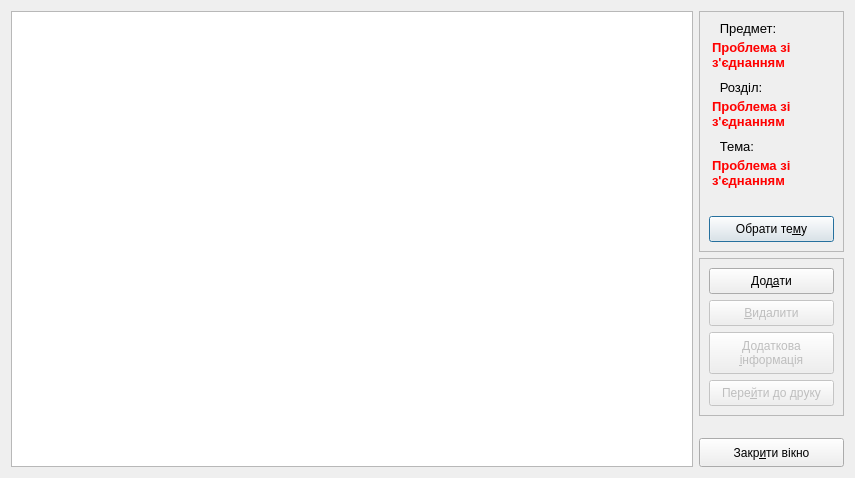
<?xml version="1.0" encoding="UTF-8"?>
<ui version="4.0">
 <class>QuestionaryList</class>
 <widget class="QDialog" name="QuestionaryList">
  <property name="geometry">
   <rect>
    <x>0</x>
    <y>0</y>
    <width>855</width>
    <height>478</height>
   </rect>
  </property>
  <property name="windowTitle">
   <string>Список запитальників</string>
  </property>
  <layout class="QGridLayout" name="gridLayout_4">
   <item row="0" column="0">
    <widget class="QTableWidget" name="tableWidget">
     <property name="sizePolicy">
      <sizepolicy hsizetype="Expanding" vsizetype="Expanding">
       <horstretch>0</horstretch>
       <verstretch>0</verstretch>
      </sizepolicy>
     </property>
     <property name="editTriggers">
      <set>QAbstractItemView::NoEditTriggers</set>
     </property>
     <property name="alternatingRowColors">
      <bool>true</bool>
     </property>
     <property name="selectionMode">
      <enum>QAbstractItemView::SingleSelection</enum>
     </property>
     <property name="selectionBehavior">
      <enum>QAbstractItemView::SelectRows</enum>
     </property>
    </widget>
   </item>
   <item row="0" column="1">
    <layout class="QVBoxLayout" name="verticalLayout" stretch="1,0,0,0">
     <item>
      <widget class="QFrame" name="frame">
       <property name="sizePolicy">
        <sizepolicy hsizetype="Fixed" vsizetype="Fixed">
         <horstretch>0</horstretch>
         <verstretch>0</verstretch>
        </sizepolicy>
       </property>
       <property name="frameShape">
        <enum>QFrame::StyledPanel</enum>
       </property>
       <property name="frameShadow">
        <enum>QFrame::Sunken</enum>
       </property>
       <property name="lineWidth">
        <number>3</number>
       </property>
       <layout class="QGridLayout" name="gridLayout">
        <property name="topMargin">
         <number>9</number>
        </property>
        <property name="verticalSpacing">
         <number>4</number>
        </property>
        <item row="2" column="0">
         <widget class="QLabel" name="lblSubject">
          <property name="sizePolicy">
           <sizepolicy hsizetype="Fixed" vsizetype="Fixed">
            <horstretch>0</horstretch>
            <verstretch>0</verstretch>
           </sizepolicy>
          </property>
          <property name="minimumSize">
           <size>
            <width>125</width>
            <height>0</height>
           </size>
          </property>
          <property name="maximumSize">
           <size>
            <width>110</width>
            <height>16777215</height>
           </size>
          </property>
          <property name="font">
           <font>
            <pointsize>10</pointsize>
            <weight>75</weight>
            <bold>true</bold>
           </font>
          </property>
          <property name="styleSheet">
           <string notr="true">margin-bottom: 6; color: red;</string>
          </property>
          <property name="text">
           <string>Проблема зі з'єднанням</string>
          </property>
          <property name="wordWrap">
           <bool>true</bool>
          </property>
         </widget>
        </item>
        <item row="8" column="0">
         <widget class="QPushButton" name="themeButton">
          <property name="sizePolicy">
           <sizepolicy hsizetype="Minimum" vsizetype="Fixed">
            <horstretch>0</horstretch>
            <verstretch>0</verstretch>
           </sizepolicy>
          </property>
          <property name="minimumSize">
           <size>
            <width>125</width>
            <height>26</height>
           </size>
          </property>
          <property name="text">
           <string>Обрати те&amp;му</string>
          </property>
         </widget>
        </item>
        <item row="3" column="0">
         <widget class="QLabel" name="label_5">
          <property name="sizePolicy">
           <sizepolicy hsizetype="Fixed" vsizetype="Fixed">
            <horstretch>0</horstretch>
            <verstretch>0</verstretch>
           </sizepolicy>
          </property>
          <property name="minimumSize">
           <size>
            <width>110</width>
            <height>0</height>
           </size>
          </property>
          <property name="maximumSize">
           <size>
            <width>110</width>
            <height>16777215</height>
           </size>
          </property>
          <property name="font">
           <font>
            <pointsize>10</pointsize>
           </font>
          </property>
          <property name="text">
           <string>   Розділ:</string>
          </property>
          <property name="alignment">
           <set>Qt::AlignJustify|Qt::AlignVCenter</set>
          </property>
         </widget>
        </item>
        <item row="6" column="0">
         <widget class="QLabel" name="lblTheme">
          <property name="sizePolicy">
           <sizepolicy hsizetype="Fixed" vsizetype="Fixed">
            <horstretch>0</horstretch>
            <verstretch>0</verstretch>
           </sizepolicy>
          </property>
          <property name="minimumSize">
           <size>
            <width>125</width>
            <height>0</height>
           </size>
          </property>
          <property name="maximumSize">
           <size>
            <width>110</width>
            <height>16777215</height>
           </size>
          </property>
          <property name="font">
           <font>
            <pointsize>10</pointsize>
            <weight>75</weight>
            <bold>true</bold>
           </font>
          </property>
          <property name="styleSheet">
           <string notr="true">margin-bottom: 6; color: red;</string>
          </property>
          <property name="text">
           <string>Проблема зі з'єднанням</string>
          </property>
          <property name="wordWrap">
           <bool>true</bool>
          </property>
          <property name="textInteractionFlags">
           <set>Qt::TextEditable</set>
          </property>
         </widget>
        </item>
        <item row="5" column="0">
         <widget class="QLabel" name="label_7">
          <property name="sizePolicy">
           <sizepolicy hsizetype="Fixed" vsizetype="Fixed">
            <horstretch>0</horstretch>
            <verstretch>0</verstretch>
           </sizepolicy>
          </property>
          <property name="minimumSize">
           <size>
            <width>110</width>
            <height>0</height>
           </size>
          </property>
          <property name="maximumSize">
           <size>
            <width>110</width>
            <height>16777215</height>
           </size>
          </property>
          <property name="font">
           <font>
            <pointsize>10</pointsize>
           </font>
          </property>
          <property name="text">
           <string>   Тема:</string>
          </property>
          <property name="alignment">
           <set>Qt::AlignJustify|Qt::AlignVCenter</set>
          </property>
         </widget>
        </item>
        <item row="4" column="0">
         <widget class="QLabel" name="lblSection">
          <property name="sizePolicy">
           <sizepolicy hsizetype="Fixed" vsizetype="Fixed">
            <horstretch>0</horstretch>
            <verstretch>0</verstretch>
           </sizepolicy>
          </property>
          <property name="minimumSize">
           <size>
            <width>125</width>
            <height>0</height>
           </size>
          </property>
          <property name="maximumSize">
           <size>
            <width>110</width>
            <height>16777215</height>
           </size>
          </property>
          <property name="font">
           <font>
            <pointsize>10</pointsize>
            <weight>75</weight>
            <bold>true</bold>
           </font>
          </property>
          <property name="styleSheet">
           <string notr="true">margin-bottom: 6; color: red;</string>
          </property>
          <property name="text">
           <string>Проблема зі з'єднанням</string>
          </property>
          <property name="wordWrap">
           <bool>true</bool>
          </property>
         </widget>
        </item>
        <item row="1" column="0">
         <widget class="QLabel" name="label_8">
          <property name="sizePolicy">
           <sizepolicy hsizetype="Fixed" vsizetype="Fixed">
            <horstretch>0</horstretch>
            <verstretch>0</verstretch>
           </sizepolicy>
          </property>
          <property name="minimumSize">
           <size>
            <width>110</width>
            <height>0</height>
           </size>
          </property>
          <property name="maximumSize">
           <size>
            <width>110</width>
            <height>16777215</height>
           </size>
          </property>
          <property name="font">
           <font>
            <pointsize>10</pointsize>
           </font>
          </property>
          <property name="styleSheet">
           <string notr="true"/>
          </property>
          <property name="text">
           <string>   Предмет:</string>
          </property>
          <property name="alignment">
           <set>Qt::AlignJustify|Qt::AlignVCenter</set>
          </property>
         </widget>
        </item>
        <item row="7" column="0">
         <widget class="QLabel" name="label_9">
          <property name="styleSheet">
           <string notr="true"/>
          </property>
          <property name="text">
           <string/>
          </property>
         </widget>
        </item>
       </layout>
      </widget>
     </item>
     <item>
      <widget class="QFrame" name="frame_2">
       <property name="sizePolicy">
        <sizepolicy hsizetype="Preferred" vsizetype="Fixed">
         <horstretch>0</horstretch>
         <verstretch>0</verstretch>
        </sizepolicy>
       </property>
       <property name="frameShape">
        <enum>QFrame::StyledPanel</enum>
       </property>
       <property name="frameShadow">
        <enum>QFrame::Sunken</enum>
       </property>
       <layout class="QGridLayout" name="gridLayout_2">
        <item row="1" column="0">
         <widget class="QPushButton" name="deleteButton">
          <property name="enabled">
           <bool>false</bool>
          </property>
          <property name="sizePolicy">
           <sizepolicy hsizetype="Preferred" vsizetype="Fixed">
            <horstretch>0</horstretch>
            <verstretch>0</verstretch>
           </sizepolicy>
          </property>
          <property name="minimumSize">
           <size>
            <width>125</width>
            <height>26</height>
           </size>
          </property>
          <property name="text">
           <string>&amp;Видалити</string>
          </property>
         </widget>
        </item>
        <item row="2" column="0">
         <widget class="QPushButton" name="infoButton">
          <property name="enabled">
           <bool>false</bool>
          </property>
          <property name="sizePolicy">
           <sizepolicy hsizetype="Preferred" vsizetype="Fixed">
            <horstretch>0</horstretch>
            <verstretch>0</verstretch>
           </sizepolicy>
          </property>
          <property name="minimumSize">
           <size>
            <width>125</width>
            <height>42</height>
           </size>
          </property>
          <property name="text">
           <string>Додаткова 
&amp;інформація</string>
          </property>
         </widget>
        </item>
        <item row="0" column="0">
         <widget class="QPushButton" name="addButton">
          <property name="sizePolicy">
           <sizepolicy hsizetype="Preferred" vsizetype="Fixed">
            <horstretch>0</horstretch>
            <verstretch>0</verstretch>
           </sizepolicy>
          </property>
          <property name="minimumSize">
           <size>
            <width>125</width>
            <height>26</height>
           </size>
          </property>
          <property name="text">
           <string>Дод&amp;ати</string>
          </property>
         </widget>
        </item>
        <item row="3" column="0">
         <widget class="QPushButton" name="printButton">
          <property name="enabled">
           <bool>false</bool>
          </property>
          <property name="sizePolicy">
           <sizepolicy hsizetype="Preferred" vsizetype="Fixed">
            <horstretch>0</horstretch>
            <verstretch>0</verstretch>
           </sizepolicy>
          </property>
          <property name="minimumSize">
           <size>
            <width>125</width>
            <height>26</height>
           </size>
          </property>
          <property name="text">
           <string>Пере&amp;йти до друку</string>
          </property>
         </widget>
        </item>
       </layout>
      </widget>
     </item>
     <item>
      <spacer name="verticalSpacer">
       <property name="orientation">
        <enum>Qt::Vertical</enum>
       </property>
       <property name="sizeType">
        <enum>QSizePolicy::Expanding</enum>
       </property>
       <property name="sizeHint" stdset="0">
        <size>
         <width>20</width>
         <height>40</height>
        </size>
       </property>
      </spacer>
     </item>
     <item>
      <widget class="QPushButton" name="closeButton">
       <property name="minimumSize">
        <size>
         <width>0</width>
         <height>29</height>
        </size>
       </property>
       <property name="maximumSize">
        <size>
         <width>111111</width>
         <height>16777215</height>
        </size>
       </property>
       <property name="text">
        <string>Закр&amp;ити вікно</string>
       </property>
      </widget>
     </item>
    </layout>
   </item>
  </layout>
 </widget>
 <resources/>
 <connections/>
</ui>
